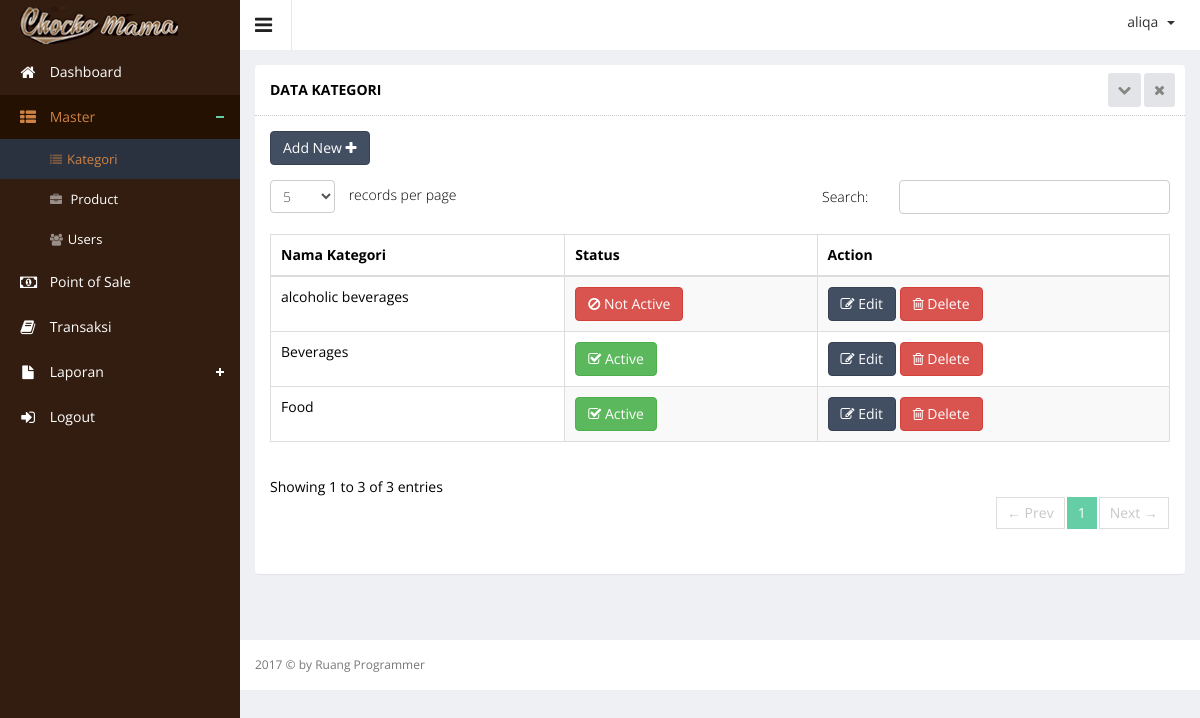
/index.php?hal=master/category/list (signed in), run on the app's committed database.
### tables this page shows
CREATE TABLE `category` (
  `category_id` int(11) NOT NULL,
  `category_name` varchar(250) DEFAULT NULL,
  `category_status` enum('Y','N') DEFAULT NULL
);

### master/category/list.php (the view, shortened to what this page needs)
<div class="wrapper">
    <div class="row">
        <div class="col-sm-12">
            <section class="panel">
                <header class="panel-heading">
                    Data KAtegori
                    <span class="tools pull-right">
                        <a href="javascript:;" class="fa fa-chevron-down"></a>
                        <a href="javascript:;" class="fa fa-times"></a>
                     </span>
                </header>
                <div class="panel-body">
                    <div class="adv-table editable-table ">
                        <div class="clearfix">
                            <div class="btn-group">
                                <a href="?hal=master/category/add">
                                    <button data-toggle="modal" class="btn btn-primary">
                                        Add New <i class="fa fa-plus"></i>
                                    </button>
                                </a>
                            </div>
                        </div>
                        <table class="table table-striped table-hover table-bordered" id="editable-sample">
                            <thead>
                            <tr>
                                <th>Nama Kategori</th>
                                <th>Status</th>
                                <th>Action</th>
                            </tr>
                            </thead>
                            <tbody>
                            <?php
                            $queryCategory = mysql_query("SELECT * FROM category ORDER BY category_id DESC");
                            while ($rowCategory = mysql_fetch_array($queryCategory)) {
                                ?>
                                <tr class="">
                                    <td><?php echo $rowCategory['category_name']; ?></td>
                                    <td><?php if ($rowCategory['category_status'] == 'Y') { ?>
                                            <button class="btn btn-success" type="submit"><i
                                                        class="fa fa-check-square-o"></i> Active
                                            </button>
                                        <?php } else { ?>
                                            <button class="btn btn-danger" type="submit"><i class="fa fa-ban"></i> Not
                                                Active
                                            </button>
                                        <?php } ?></td>
                                    <td>
                                        <a href="?hal=master/category/edit&id=<?php echo $rowCategory['category_id']; ?>">
                                            <button class="btn btn-primary" type="submit"><i class="fa fa-edit"></i>
                                                Edit
                                            </button>
                                        </a>
                                        <a href="?hal=master/category/list&hapus=<?php echo $rowCategory['category_id']; ?>">
                                            <button class="btn btn-danger" type="submit" name="hapus"><i
                                                        class="fa fa-trash-o"></i> Delete
                                            </button>
                                        </a>
                                    </td>
                                </tr>
                            <?php } ?>
                            </tbody>
                        </table>
                    </div>
                </div>
            </section>
        </div>
    </div>
</div>

### data on the page
category: category_name "alcoholic beverages", category_status "N" (drawn)
category: category_name "Beverages", category_status "Y" (drawn)
category: category_name "Food", category_status "Y" (drawn)

### other printed values
$_SESSION['username'] "aliqa"
